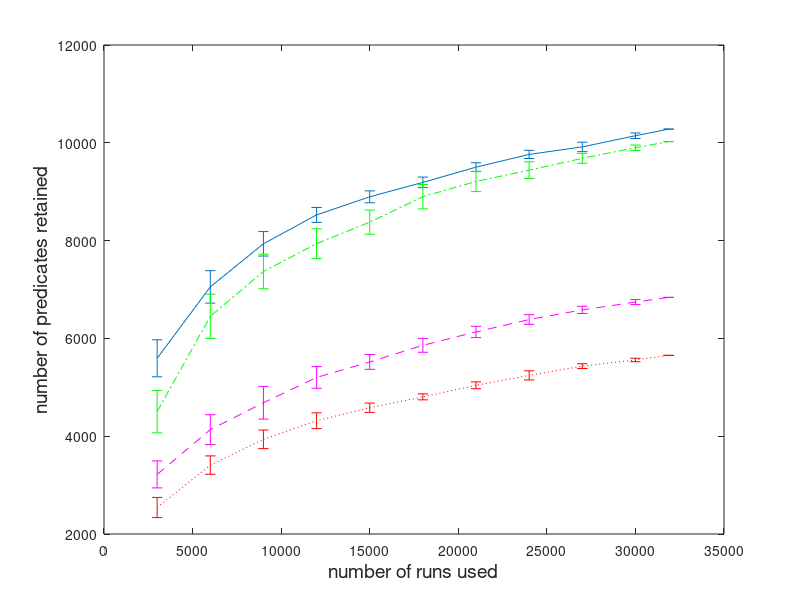

Source code (MATLAB): (Note: this script raises an error after producing the figure.)
data = load('results1.txt');
N = max(data(:,2));
if mod(size(data,1),N) ~= 0, error 'wrong dimension'; end;
M = size(data,1);
data(:,1:2) = [];
retiled = [];
ctr = 1;
while ctr < M,
  retiled = [retiled data(ctr:ctr+N-1,:)];
  ctr = ctr + N;
end;
data1 = retiled;

data = load('results10.txt');
N = max(data(:,2));
if mod(size(data,1),N) ~= 0, error 'wrong dimension'; end;
M = size(data,1);
data(:,1:2) = [];
retiled = [];
ctr = 1;
while ctr < M,
  retiled = [retiled data(ctr:ctr+N-1,:)];
  ctr = ctr + N;
end;
data2 = retiled;

data = load('results100.txt');
N = max(data(:,2));
if mod(size(data,1),N) ~= 0, error 'wrong dimension'; end;
M = size(data,1);
data(:,1:2) = [];
retiled = [];
ctr = 1;
while ctr < M,
  retiled = [retiled data(ctr:ctr+N-1,:)];
  ctr = ctr + N;
end;
data3 = retiled;

data = load('results1000.txt');
N = max(data(:,2));
if mod(size(data,1),N) ~= 0, error 'wrong dimension'; end;
M = size(data,1);
data(:,1:2) = [];
retiled = [];
ctr = 1;
while ctr < M,
  retiled = [retiled data(ctr:ctr+N-1,:)];
  ctr = ctr + N;
end;
data4 = retiled;

t = [3000:3000:31875 31875];
brret1 = data1(:,1:3:end) + data1(:,2:3:end);
all1 = data1(:,1:3:end) + data1(:,2:3:end) + data1(:,3:3:end);
brret2 = data2(:,1:3:end) + data2(:,2:3:end);
all2 = data2(:,1:3:end) + data2(:,2:3:end) + data2(:,3:3:end);
brret3 = data3(:,1:3:end) + data3(:,2:3:end);
all3 = data3(:,1:3:end) + data3(:,2:3:end) + data3(:,3:3:end);
brret4 = data4(:,1:3:end) + data4(:,2:3:end);
all4 = data4(:,1:3:end) + data4(:,2:3:end) + data4(:,3:3:end);
figure(1); clf
h1 = errorbar(t,mean(all1,2),std(all1,0,2));
hold on;
h2 = errorbar(t,mean(all2,2),std(all2,0,2),'g-.');
h3 = errorbar(t,mean(all3,2),std(all3,0,2),'m--');
h4 = errorbar(t,mean(all4,2),std(all4,0,2),'r:');
xlabel('number of runs used','fontsize',14); ylabel('number of predicates retained','fontsize', 14);
legend([h1(2) h2(2) h3(2) h4(2)], 'Unsampled', 'sampling rate 1/10', 'sampling rate 1/100', 'sampling rate 1/1000', 4);
axis fill;
drawnow
print -f1 -depsc predkepta.eps

figure(2);clf;
h1 = errorbar(t,mean(brret1,2),std(brret1,0,2));
hold on;
h2 = errorbar(t,mean(brret2,2),std(brret2,0,2),'g-.');
h3 = errorbar(t,mean(brret3,2),std(brret3,0,2),'m--');
h4 = errorbar(t,mean(brret4,2),std(brret4,0,2),'r:');
xlabel('number of runs used', 'fontsize', 14); ylabel('number of predicates retained', 'fontsize', 14);
legend([h1(2) h2(2) h3(2) h4(2)], 'unsampled', 'samp rate 1/10', 'samp rate 1/100', 'samp rate 1/1000', 4);
axis fill;
drawnow
print -f2 -depsc predkeptb.eps

